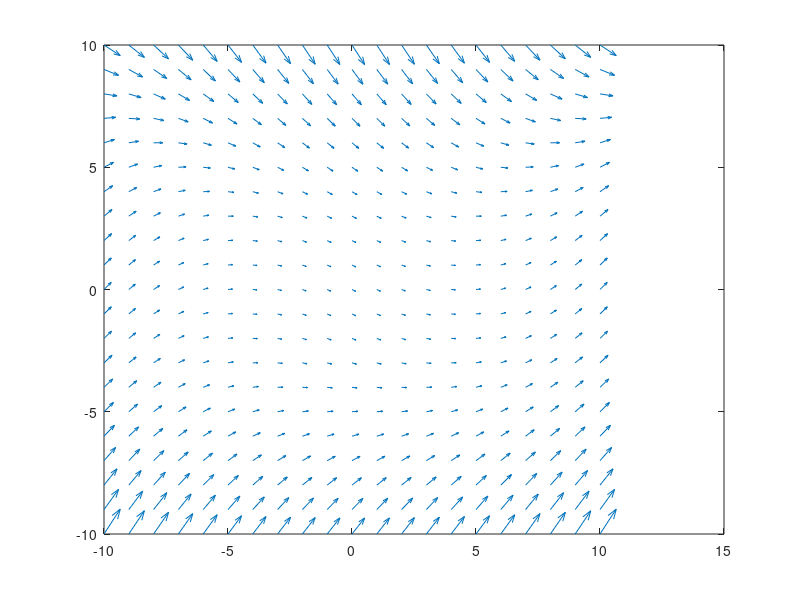

Source code (MATLAB): (Note: this script raises an error after producing the figure.)
% Lab 3
% Lucas Barnes

% P3.1
% (a)
x=-5:.1:5;
y=-6:.1:6;

[X,Y]=meshgrid(x,y);

F=exp(-abs(X-sin(Y))).*(1+1/5 .* cos(X./2)).*(1 + 4./(3 + 10 * Y.^2));

% Plot the function
surf(X,Y,F);
xlabel('x');
ylabel('y');

%% (b)
clear;
close all
x=-10:1:10;
y=x; % define the x and y grids (avoid (0,0))
[X,Y]=meshgrid(x,y);

Vx=.2*X.^2+.5*Y.^2+20;
Vy=-.1*Y.^3+.5*X.^2-10;
quiver(X,Y,Vx,Vy) % make the field arrow plot

starty = -10:1:10;
startx = -10*ones(size(starty));
streamline(x,y,Vx,Vy,startx,starty);

%% P3.2
clear;
close all
x=-10:1:10;
v=x; % define the x and y grids (avoid (0,0))
[X,V]=meshgrid(x,v);
g=9.8;
Vx=V;
VV=-g*ones(size(Vx));
quiver(X,V,Vx,VV) % make the field arrow plot

startv = 0:1:10;
startx = zeros(size(startv));
streamline(x,v,Vx,VV,startx,startv);


%% P3.3
clear;
close all
x=-10:2:10;
v=x; % define the x and y grids (avoid (0,0))
[X,V]=meshgrid(x,v);

Vx=V;
VV=-X;
quiver(X,V,Vx,VV) % make the field arrow plot

startv = 1:2:10;
startx = zeros(size(startv));
streamline(x,v,Vx,VV,startx,startv,[0.001,26000]);
% When the oscillator is at x=0 with positive velocity it will travel to
% a greater x while losing velocity. Velocity continues to decrease to
% negative values until x becomes negative. Then velocity starts increasing
% and the trajectory continues in a circle.

%% P3.4
clear;
close all
theta=-3*pi:pi/2:3*pi;
w=theta; % define the x and y grids (avoid (0,0))
[THETA,W]=meshgrid(theta,w);

Vtheta=W;
Vw=-sin(THETA);
quiver(THETA,W,Vtheta,Vw) % make the field arrow plot

[starttheta,startw]=meshgrid(-2*pi:2*pi:2*pi, -3.5*pi:pi:3.5*pi);

streamline(theta,w,Vtheta,Vw,starttheta,startw,[0.001,26000]);

%% P3.5
clear;
close all
y=-1:.2:1;
v=y; % define the x and y grids (avoid (0,0))
[Y,V]=meshgrid(y,v);

Vy=V;
Vv=-Y.^2;
quiver(Y,V,Vy,Vv) % make the field arrow plot

startv = 0;
starty = 1;
streamline(y,v,Vy,Vv,starty,startv);


%% P3.6
% (a)
clear;
close all;
x=1:1000;
y=zeros(size(x));
e=y;
for N=1:1000
    [y(N),e(N)] = EulerSum(N);
end

plot(x,y)
xlabel('number of terms')
ylabel('sum')
title('Euler Sum')
figure
semilogy(x,e)
xlabel('number of terms')
ylabel('error')
title('Euler Sum Error')

%% (b)
clear
f = @(x,n) 4/(n*pi).*sin(n.*pi.*x);
N=100;
x=-5:.001:5;
y=zeros(size(x));
for n=1:2:N
    y = y + f(x,n);
end
plot(x,y);



